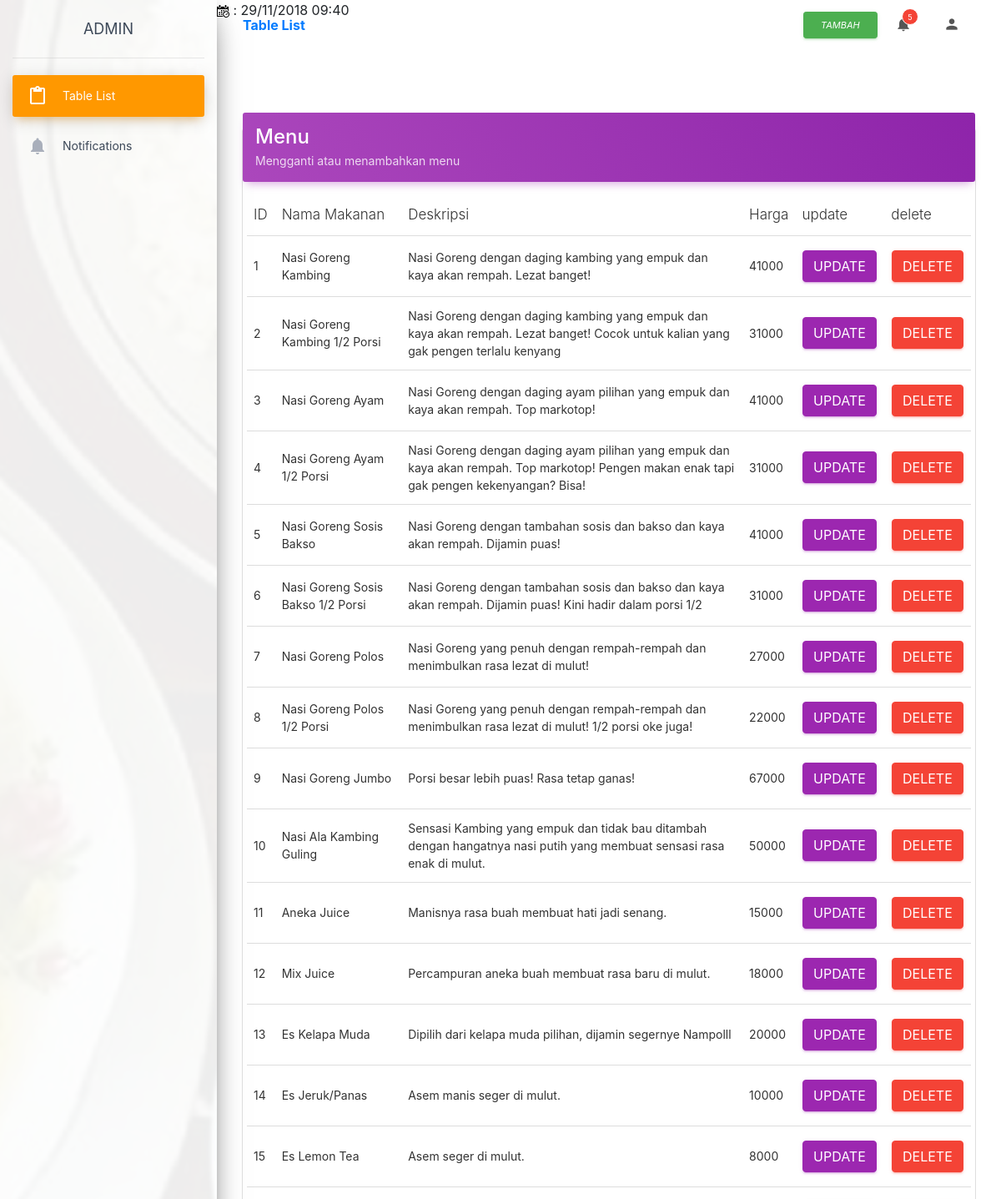
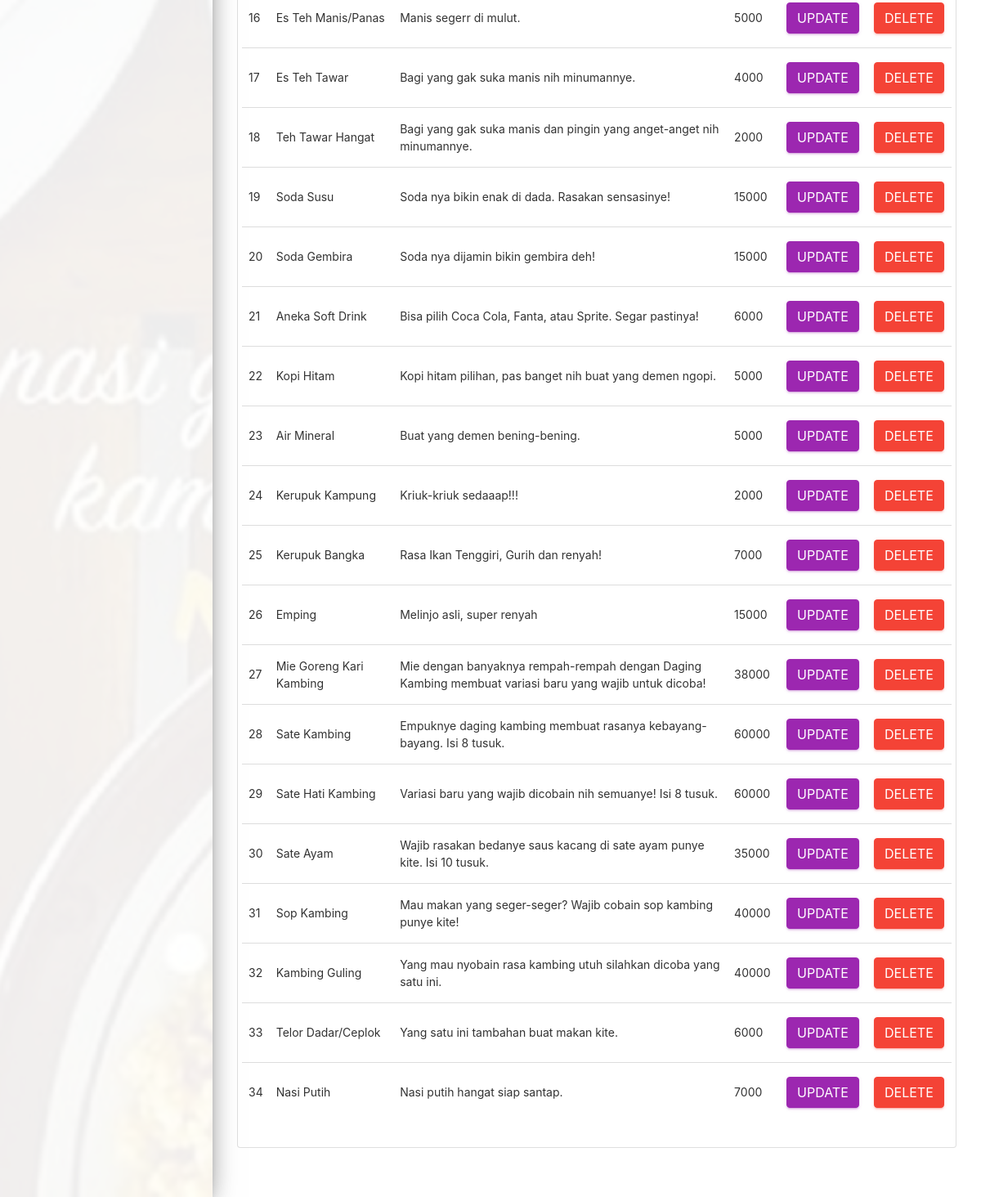
/tables.php, run on the app's committed database (2 pictures, top to bottom).
### tables this page shows
CREATE TABLE `menu` (
  `id` int(10) UNSIGNED NOT NULL,
  `jenis` varchar(191) NOT NULL,
  `nama` varchar(191) NOT NULL,
  `gambar` varchar(191) NOT NULL,
  `deskripsi` varchar(255) NOT NULL,
  `harga` int(11) NOT NULL
);

### config.php (called while the page is built, shortened)
<?php
class Config {
  private $host = "localhost";
  private $username = "root";
  private $password = "";
  private $database = "db_kebonsirih";
  private $conn;
  	function __construct() {
		$this->conn = $this->connectDB();
	}
	function connectDB() {
		$conn = mysqli_connect($this->host,$this->username,$this->password,$this->database);
		return $conn;
	}
	function runQuery($query) {
		$result = mysqli_query($this->conn,$query) or die(mysqli_error($this->conn));
		while($row=mysqli_fetch_assoc($result)) {
			$resultset[] = $row;
		}
		if(!empty($resultset))
			return $resultset;
	}
}
?>

### tables.php (the view, shortened to what this page needs)
<?php
require_once('config.php');
$db = new Config();
$menu = $db->runQuery("SELECT * FROM menu");
?>
<!DOCTYPE html>
<html lang="en">
<head>
  <link rel="stylesheet" href="https://maxcdn.bootstrapcdn.com/font-awesome/latest/css/font-awesome.min.css">
  <link href="css/material-dashboard.css?v=2.1.1" rel="stylesheet" />
  <link rel="stylesheet" href="https://maxcdn.bootstrapcdn.com/bootstrap/4.1.3/css/bootstrap.min.css">
</head>
<body class="">
  <div class="wrapper ">
    <div class="sidebar" data-color="orange" data-background-color="white" data-image="../assets/img/foto.jpg">
      <div class="logo">
        <a href="" class="simple-text logo-normal">
          ADMIN
        </a>
      </div>
      <div class="sidebar-wrapper">
        <ul class="nav">
          <li class="nav-item active ">
            <a class="nav-link" href="./tables.php">
              <i class="material-icons">content_paste</i>
              <p>Table List</p>
            </a>
          </li>
          <li class="nav-item ">
            <a class="nav-link" href="./notifications.php">
              <i class="material-icons">notifications</i>
              <p>Notifications</p>
            </a>
        </ul>
      </div>
    </div>
    <div class="main-panel">
      <nav class="navbar navbar-expand-lg navbar-transparent navbar-absolute fixed-top ">
        <div class="container-fluid">
          <div class="navbar-wrapper">
            <a class="navbar-brand-lg" href="tables.php"><b>Table List</b></a>
          </div>
          <div class="collapse navbar-collapse justify-content-end">
            <ul class="navbar-nav">
              <li class="nav-item">
                <a class="btn btn-success btn-sm" href="add.php" >
                  <i class="lingkaran">Tambah</i>
                </a>
              </li>
          <div class="collapse navbar-collapse justify-content-end">
            <ul class="navbar-nav">
              <li class="nav-item dropdown">
                <a class="nav-link" href="http://example.com" id="navbarDropdownMenuLink" data-toggle="dropdown" aria-haspopup="true" aria-expanded="false">
                  <i class="material-icons">notifications</i>
                  <span class="notification">5</span>
                </a>
              </li>
              <li class="nav-item dropdown">
                <a class="nav-link" href="#pablo" id="navbarDropdownProfile" data-toggle="dropdown" aria-haspopup="true" aria-expanded="false">
                  <i class="material-icons">person</i>
                </a>
              </li>
            </ul>
          </div>
        </div>
      </nav>
      <p><img src="images/time.png" alt=""> : <span id="datetime"></span></p>
      <div class="content">
        <div class="container-fluid">
          <div class="row">
            <div class="col-md-12">
              <div class="card card-plain">
                <div class="card-header card-header-primary">
                  <h4 class="card-title mt-0">Menu</h4>
                  <p class="card-category">Mengganti atau menambahkan menu</p>
                </div>
                <div class="card-body">
                  <div class="table-responsive">
                    <table class="table">
                      <tr>
                      <thead class="">
                        <th>
                          ID
                        </th>
                        <th>
                          Nama Makanan
                        </th>
                        <th>
                          Deskripsi
                        </th>
                        <th>
                          Harga
                        </th>
                        <th>
                          update
                        </th>
                        <th>
                          delete
                        </th>
                      </thead>
                      <tbody>
                        <?php foreach ($menu as $row) {
                          ?>
                       <tr>
                        <td>
                          <?php echo $row['id'];?>
                        </td>
                        <td>
                          <?php echo $row['nama'];?>
                        </td>
                        <td>
                          <?php echo $row['deskripsi'];?>
                        </td>
                        <td>
                          <?php echo $row['harga'];?>
                        </td>
                        <td>
                          <a class="btn btn-primary on-click" href="update.php?id=<?php echo $row['id']?>">update</a>
                        </td>
                        <td>
                          <a class="btn btn-danger on-click right" onclick="return confirm('Ingin menghapus?')" href="delete.php?id=<?php echo $row['id']?>">delete</a>
                        </td>
                      </tr>
                        <?php }
                        ?>
                      </tbody>
                    </tr>
                    </div>
                  </div>
                </div>
              </div>
            </div>
          </div>
        </div>
      </div>
    </div>
</body>
</html>

### data on the page
menu: id "1", nama "Nasi Goreng Kambing", deskripsi "Nasi Goreng dengan daging kambing yang empuk dan kaya akan rempah. Lezat banget!", harga "41000"
menu: id "2", nama "Nasi Goreng Kambing 1/2 Porsi", deskripsi "Nasi Goreng dengan daging kambing yang empuk dan kaya akan rempah. Lezat banget! Cocok untuk kalian yang gak pengen terlalu kenyang", harga "31000"
menu: id "3", nama "Nasi Goreng Ayam", deskripsi "Nasi Goreng dengan daging ayam pilihan yang empuk dan kaya akan rempah. Top markotop!", harga "41000"
menu: id "4", nama "Nasi Goreng Ayam 1/2 Porsi", deskripsi "Nasi Goreng dengan daging ayam pilihan yang empuk dan kaya akan rempah. Top markotop! Pengen makan enak tapi gak pengen kekenyangan? Bisa!", harga "31000"
menu: id "5", nama "Nasi Goreng Sosis Bakso", deskripsi "Nasi Goreng dengan tambahan sosis dan bakso dan kaya akan rempah. Dijamin puas!", harga "41000"
menu: id "6", nama "Nasi Goreng Sosis Bakso 1/2 Porsi", deskripsi "Nasi Goreng dengan tambahan sosis dan bakso dan kaya akan rempah. Dijamin puas! Kini hadir dalam porsi 1/2", harga "31000"
menu: id "7", nama "Nasi Goreng Polos", deskripsi "Nasi Goreng yang penuh dengan rempah-rempah dan menimbulkan rasa lezat di mulut!", harga "27000"
menu: id "8", nama "Nasi Goreng Polos 1/2 Porsi", deskripsi "Nasi Goreng yang penuh dengan rempah-rempah dan menimbulkan rasa lezat di mulut! 1/2 porsi oke juga!", harga "22000"
menu: id "9", nama "Nasi Goreng Jumbo", deskripsi "Porsi besar lebih puas! Rasa tetap ganas!", harga "67000"
menu: id "10", nama "Nasi Ala Kambing Guling", deskripsi "Sensasi Kambing yang empuk dan tidak bau ditambah dengan hangatnya nasi putih yang membuat sensasi rasa enak di mulut.", harga "50000"
menu: id "11", nama "Aneka Juice", deskripsi "Manisnya rasa buah membuat hati jadi senang.", harga "15000"
menu: id "12", nama "Mix Juice", deskripsi "Percampuran aneka buah membuat rasa baru di mulut.", harga "18000"
menu: id "13", nama "Es Kelapa Muda", deskripsi "Dipilih dari kelapa muda pilihan, dijamin segernye Nampolll", harga "20000"
menu: id "14", nama "Es Jeruk/Panas", deskripsi "Asem manis seger di mulut.", harga "10000"
menu: id "15", nama "Es Lemon Tea", deskripsi "Asem seger di mulut.", harga "8000"
menu: id "16", nama "Es Teh Manis/Panas", deskripsi "Manis segerr di mulut.", harga "5000"
menu: id "17", nama "Es Teh Tawar", deskripsi "Bagi yang gak suka manis nih minumannye.", harga "4000"
menu: id "18", nama "Teh Tawar Hangat", deskripsi "Bagi yang gak suka manis dan pingin yang anget-anget nih minumannye.", harga "2000"
menu: id "19", nama "Soda Susu", deskripsi "Soda nya bikin enak di dada. Rasakan sensasinye!", harga "15000"
menu: id "20", nama "Soda Gembira", deskripsi "Soda nya dijamin bikin gembira deh!", harga "15000"
menu: id "21", nama "Aneka Soft Drink", deskripsi "Bisa pilih Coca Cola, Fanta, atau Sprite. Segar pastinya!", harga "6000"
menu: id "22", nama "Kopi Hitam", deskripsi "Kopi hitam pilihan, pas banget nih buat yang demen ngopi.", harga "5000"
menu: id "23", nama "Air Mineral", deskripsi "Buat yang demen bening-bening.", harga "5000"
menu: id "24", nama "Kerupuk Kampung", deskripsi "Kriuk-kriuk sedaaap!!!", harga "2000"
menu: id "25", nama "Kerupuk Bangka", deskripsi "Rasa Ikan Tenggiri, Gurih dan renyah!", harga "7000"
menu: id "26", nama "Emping", deskripsi "Melinjo asli, super renyah", harga "15000"
menu: id "27", nama "Mie Goreng Kari Kambing", deskripsi "Mie dengan banyaknya rempah-rempah dengan Daging Kambing membuat variasi baru yang wajib untuk dicoba!", harga "38000"
menu: id "28", nama "Sate Kambing", deskripsi "Empuknye daging kambing membuat rasanya kebayang-bayang. Isi 8 tusuk.", harga "60000"
menu: id "29", nama "Sate Hati Kambing", deskripsi "Variasi baru yang wajib dicobain nih semuanye! Isi 8 tusuk.", harga "60000"
menu: id "30", nama "Sate Ayam", deskripsi "Wajib rasakan bedanye saus kacang di sate ayam punye kite. Isi 10 tusuk.", harga "35000"
menu: id "31", nama "Sop Kambing", deskripsi "Mau makan yang seger-seger? Wajib cobain sop kambing punye kite!", harga "40000"
menu: id "32", nama "Kambing Guling", deskripsi "Yang mau nyobain rasa kambing utuh silahkan dicoba yang satu ini.", harga "40000"
menu: id "33", nama "Telor Dadar/Ceplok", deskripsi "Yang satu ini tambahan buat makan kite.", harga "6000"
menu: id "34", nama "Nasi Putih", deskripsi "Nasi putih hangat siap santap.", harga "7000"
